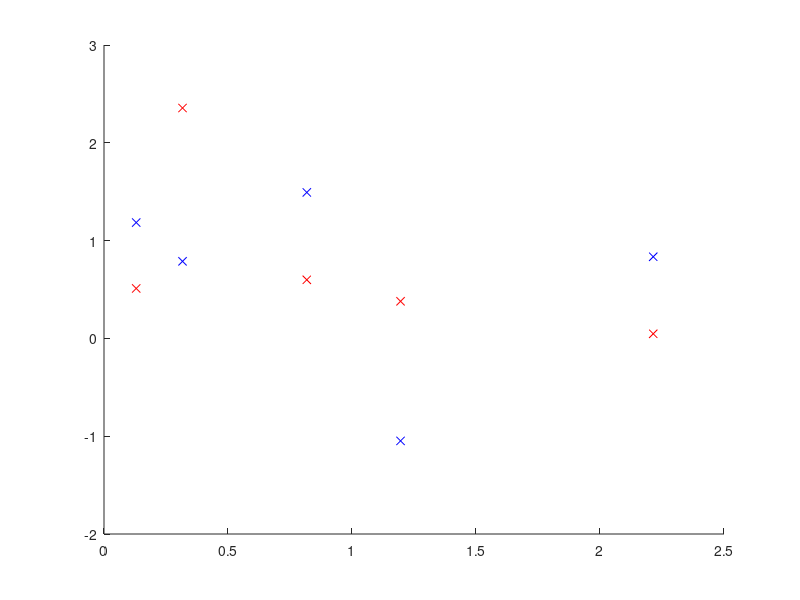
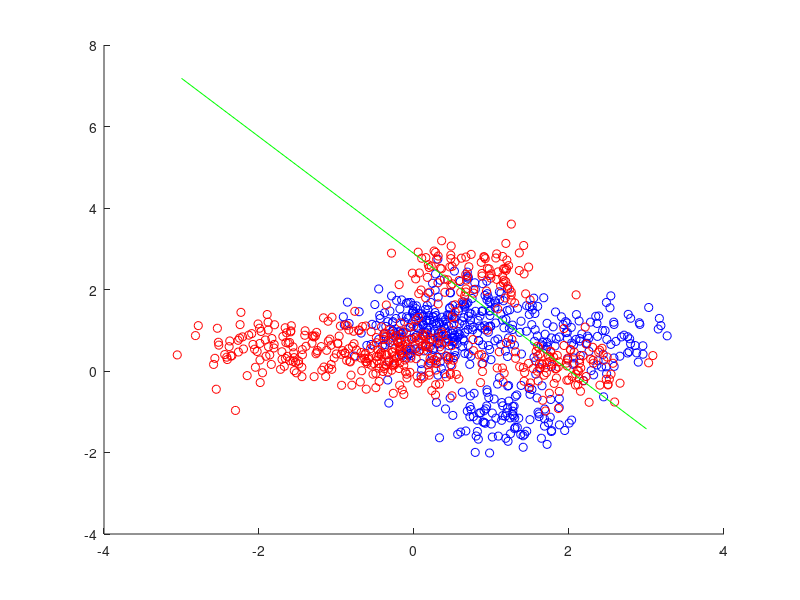

Source code (MATLAB) for these figures, in order:
%% Part A.1
clc;
clear all;

I = eye(2);
% Generate the means for red and blue data centres using (1,0) and (0,1).
% Gaussian Mixture Model
mBlue = mvnrnd([1,0]', I, 5);
mRed = mvnrnd([0,1]', I, 5);

figure(1);
hold on;
plot(mBlue(:,1),mBlue(:,2),'bx');
plot(mBlue(:,1),mRed(:,2),'rx');

%% Part A.2

% Generate datapoints for individual means m1,m2......m10 where 1-5 is blue
% and 6-10 is for blue.
dataPointBlue = null(2,1)
dataPointRed = null(2,1)
for i = 1:length(mBlue)
    mDataPoint = mBlue(i,:);
    dataPointBlue = [dataPointBlue; mvnrnd(mDataPoint,I/5,100)]
end


for i = 1:length(mRed)
    mDataPoint = mRed(i,:);
    dataPointRed = [dataPointRed; mvnrnd(mDataPoint,I/5,100)]
end


figure(2);
hold on;
plot(dataPointBlue(:,1),dataPointBlue(:,2),'bo');
plot(dataPointRed(:,1),dataPointRed(:,2),'ro');

%% Part A.3

% Creating Linear Classsifier using inv(Xt*X)*Xt*Y

X = [dataPointBlue;dataPointRed];

%Blue = 1, Red = 0
Y = [ones(500,1);zeros(500,1)];

betaCap = ((inv(X'*X))*X')*Y

%B(0)*x + B(1)*y = 1/2 -> Decision Boundary
%Choosing Random points on this line.
x1 = -3
y1 = ((1/2) - (betaCap(1)*x1))/betaCap(2)

x2 = 3
y2 = ((1/2) - (betaCap(1)*x2))/betaCap(2)

figure(2)
line([x1,x2],[y1,y2],'Color','g')

